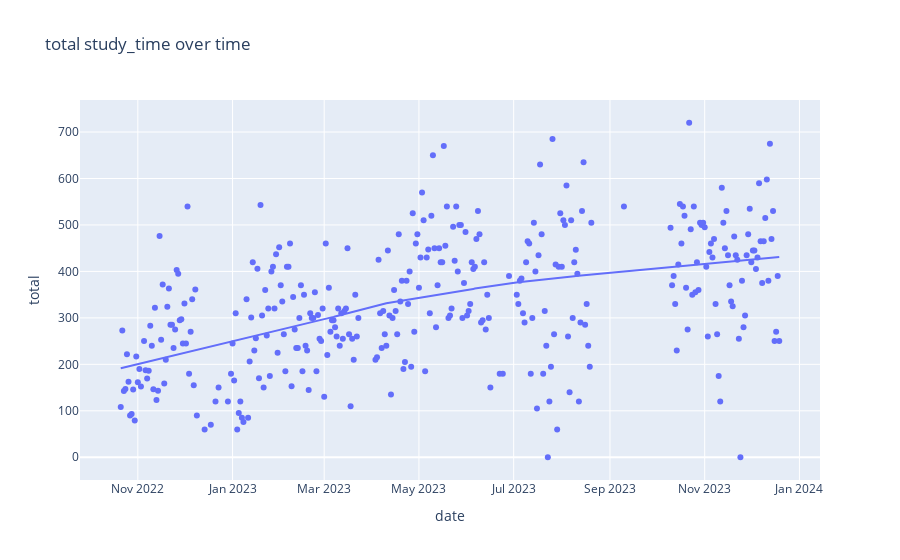

This figure's notebook cell:
### Code cell
px.scatter(grouped, x='date',y='total', title='total study_time over time',trendline='lowess')

### Figure 1 — Plotly figure (JSON) as saved in the notebook; plotly's stock layout.template omitted (floating-point values rounded to 4 significant figures; data arrays with more than 128 entries replaced by an {"elided": "..."} marker saying what was removed)
{"data": [{"hovertemplate": "date=%{x}<br>total=%{y}<extra></extra>", "legendgroup": "", "marker": {"color": "#636efa", "symbol": "circle"}, "mode": "markers", "name": "", "orientation": "v", "showlegend": false, "type": "scatter", "x": {"elided": "335 str values"}, "xaxis": "x", "y": {"elided": "335 float values"}, "yaxis": "y"}, {"hovertemplate": "<b>LOWESS trendline</b><br><br>date=%{x}<br>total=%{y} <b>(trend)</b><extra></extra>", "legendgroup": "", "marker": {"color": "#636efa", "symbol": "circle"}, "mode": "lines", "name": "", "showlegend": false, "type": "scatter", "x": {"elided": "335 str values"}, "xaxis": "x", "y": {"elided": "335 float values"}, "yaxis": "y"}], "layout": {"legend": {"tracegroupgap": 0}, "title": {"text": "total study_time over time"}, "xaxis": {"anchor": "y", "domain": [0, 1], "title": {"text": "date"}}, "yaxis": {"anchor": "x", "domain": [0, 1], "title": {"text": "total"}}}}
